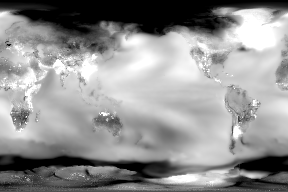
#> input picture foo.tif, 288 x 192 px
$ python surf_keypoint_detect.py foo.tif
#> lines starting #> are read from the running program, lines starting #| are printed output that depends on the picture
import cv2
import numpy as np
import sys

if len(sys.argv) != 2:
    print("frameworkpython <fname> <img name>")
    exit()

img = cv2.imread(sys.argv[1])
#> img is the input picture: shape (192, 288, 3); min 0, max 255, mean 145.5
gray = cv2.cvtColor(img, cv2.COLOR_BGR2GRAY)    #why
sift = cv2.xfeatures2d.SIFT_create()
kp = sift.detect(gray, None)
#> kp = 238 keypoints; strongest (x, y, size): (251, 175, 5.3), (253, 28, 25.6), (173, 179, 7.1), (224, 11, 6.7)

img=cv2.drawKeypoints(gray,kp, None, flags=cv2.DRAW_MATCHES_FLAGS_DRAW_RICH_KEYPOINTS)
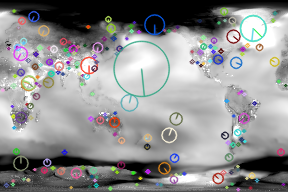
#> img: shape (192, 288, 3); mean of channels 0, 1, 2 143.9, 143.4, 143.4; drawn as B, G, R
cv2.imwrite(str(sys.argv[1]) + "sift_kp.jpg", img)

$ run again, on ts_ann_cam5.2.jpg
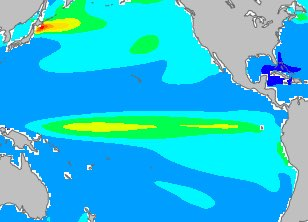
#> input picture ts_ann_cam5.2.jpg, 308 x 222 px
#> img is the input picture: shape (222, 308, 3); mean B, G, R 222.7, 194, 45
#> `gray = cv2.cvtColor(img, cv2.COLOR_BGR2GRAY)`:
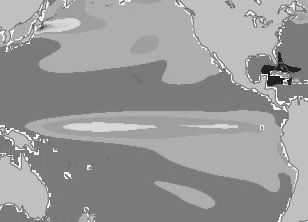
#> gray: shape (222, 308); min 23, max 255, mean 152.7
#> kp = 217 keypoints; strongest (x, y, size): (285, 80, 1.9), (16, 148, 2.1), (27, 158, 2), (272, 81, 6.9)
#> `img=cv2.drawKeypoints(gray,kp, None, flags=cv2.DRAW_MATCHES_FLAGS_DRAW..`:
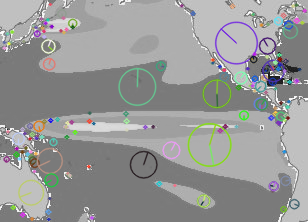
#> img: shape (222, 308, 3); mean of channels 0, 1, 2 151.2, 151.9, 151; drawn as B, G, R
